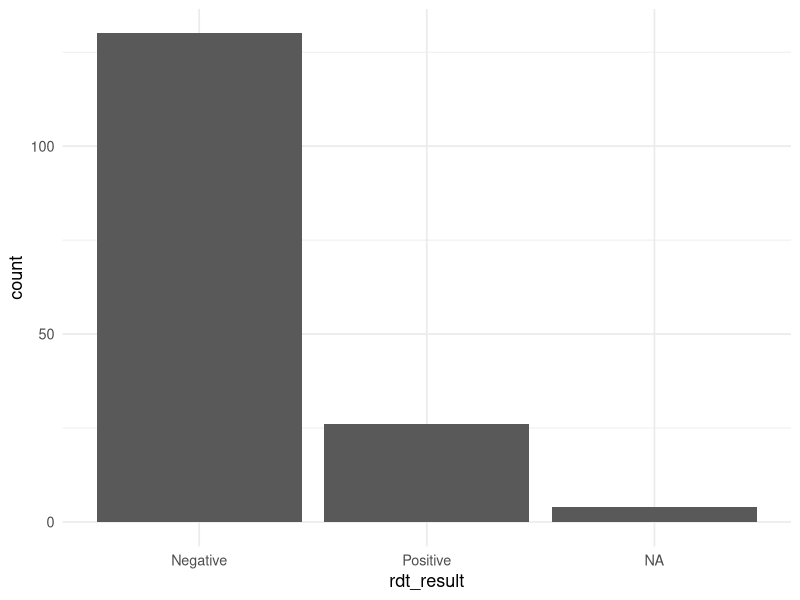
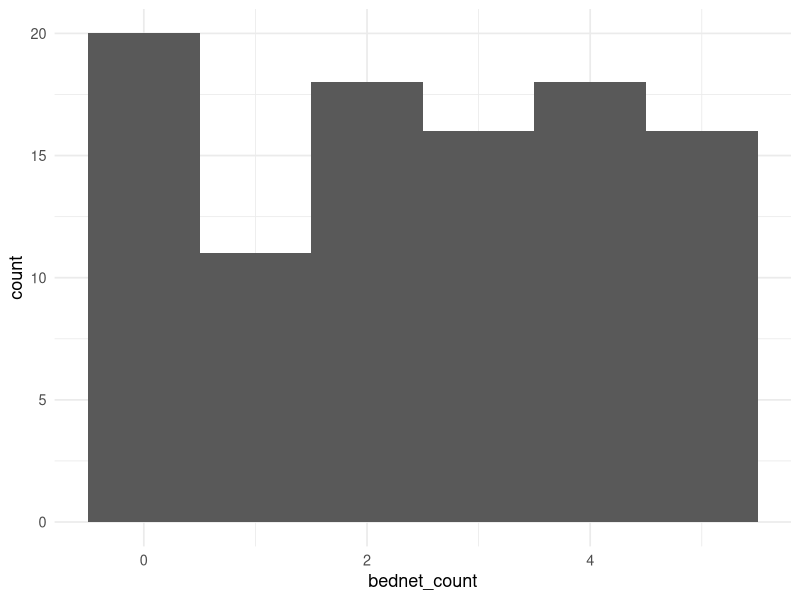
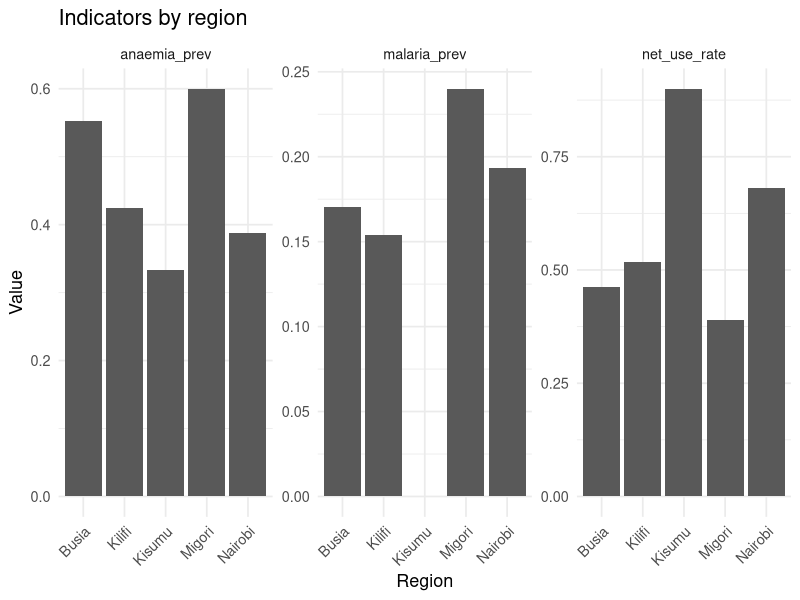

R code for these plots, in order:
## ---- chunk 1
#| label: setup
library(tidyverse)
theme_set(theme_minimal(base_size = 13))
## ---- chunk 2
#| label: load-data
households_raw <- read_csv("data/households_raw.csv", show_col_types = FALSE)
malaria_tests_raw <- read_csv("data/malaria_tests_raw.csv", show_col_types = FALSE)
clusters_raw <- read_csv("data/clusters_raw.csv", show_col_types = FALSE)
## ---- chunk 3
#| label: first-look
glimpse(households_raw)
glimpse(malaria_tests_raw)
glimpse(clusters_raw)
## ---- chunk 4
#| label: clean-names
households_1 <- households_raw |>
  rename_with(.fn = ~ .x |>
                str_to_lower() |>
                str_replace_all("[^a-z0-9]+", "_") |>
                str_replace_all("^_|_$", ""))

tests_1 <- malaria_tests_raw |>
  rename_with(.fn = ~ .x |>
                str_to_lower() |>
                str_replace_all("[^a-z0-9]+", "_") |>
                str_replace_all("^_|_$", ""))

clusters_1 <- clusters_raw |>
  rename_with(.fn = ~ .x |>
                str_to_lower() |>
                str_replace_all("[^a-z0-9]+", "_") |>
                str_replace_all("^_|_$", ""))

names(households_1)
names(tests_1)
names(clusters_1)
## ---- chunk 5
#| label: inspect-types
households_1 |> glimpse()
tests_1 |> glimpse()
## ---- chunk 6
#| label: recode-categories
households_2 <- households_1 |>
  mutate(
    residence_type = str_trim(str_to_title(residence_type)),
    residence_type = na_if(residence_type, ""),
    wealth_group = na_if(wealth_group, ""),
    wealth_group = na_if(wealth_group, "DK"),
    has_electricity = str_trim(str_to_lower(has_electricity)),
    has_electricity = case_when(
      has_electricity %in% c("yes") ~ "Yes",
      has_electricity %in% c("no") ~ "No",
      has_electricity %in% c("") ~ NA_character_,
      TRUE ~ NA_character_
    ),
    caregiver_sex = str_to_lower(caregiver_sex),
    caregiver_sex = case_when(
      caregiver_sex %in% c("female") ~ "Female",
      caregiver_sex %in% c("male") ~ "Male",
      caregiver_sex %in% c("99", "") ~ NA_character_,
      TRUE ~ NA_character_
    )
  )

tests_2 <- tests_1 |>
  mutate(
    sex = str_to_lower(sex),
    sex = case_when(
      sex %in% c("f", "female") ~ "Female",
      sex %in% c("m", "male") ~ "Male",
      sex %in% c("99", "") ~ NA_character_,
      TRUE ~ NA_character_
    ),
    rdt_result = str_to_lower(rdt_result),
    rdt_result = case_when(
      rdt_result %in% c("positive", "pos") ~ "Positive",
      rdt_result %in% c("negative", "neg") ~ "Negative",
      rdt_result %in% c("", "missing") ~ NA_character_,
      TRUE ~ NA_character_
    ),
    microscopy_result = str_to_lower(microscopy_result),
    microscopy_result = case_when(
      microscopy_result == "positive" ~ "Positive",
      microscopy_result == "negative" ~ "Negative",
      microscopy_result %in% c("", "not done") ~ NA_character_,
      TRUE ~ NA_character_
    ),
    slept_under_net = str_to_lower(slept_under_net),
    slept_under_net = case_when(
      slept_under_net %in% c("yes", "y") ~ "Yes",
      slept_under_net %in% c("no", "n") ~ "No",
      slept_under_net %in% c("", "99") ~ NA_character_,
      TRUE ~ NA_character_
    ),
    fever_last_2weeks = str_to_lower(fever_last_2weeks),
    fever_last_2weeks = case_when(
      fever_last_2weeks == "yes" ~ "Yes",
      fever_last_2weeks == "no" ~ "No",
      TRUE ~ NA_character_
    )
  )
## ---- chunk 7
#| label: to-factors
households_3 <- households_2 |>
  mutate(
    region_name = factor(region_name),
    residence_type = factor(residence_type),
    wealth_group = factor(
      wealth_group,
      levels = c("Poorest", "Poorer", "Middle", "Richer", "Richest")
    ),
    has_electricity = factor(has_electricity),
    caregiver_sex = factor(caregiver_sex)
  )

tests_3 <- tests_2 |>
  mutate(
    sex = factor(sex),
    rdt_result = factor(rdt_result, levels = c("Negative", "Positive")),
    microscopy_result = factor(microscopy_result, levels = c("Negative", "Positive")),
    slept_under_net = factor(slept_under_net),
    fever_last_2weeks = factor(fever_last_2weeks)
  )

glimpse(households_3)
glimpse(tests_3)
## ---- chunk 8
#| label: missing-summary
missing_summary <- function(df) {
  df |>
    summarise(across(
      everything(),
      ~ sum(is.na(.))
    )) |>
    pivot_longer(
      cols = everything(),
      names_to = "variable",
      values_to = "n_missing"
    ) |>
    arrange(desc(n_missing))
}

missing_summary(households_3)
missing_summary(tests_3)
## ---- chunk 9
#| label: fix-coded-missing
households_4 <- households_3 |>
  mutate(
    caregiver_age = na_if(caregiver_age, 99)
  )

missing_summary(households_4)
## ---- chunk 10
#| label: numeric-summary
households_4 |>
  summarise(
    min_age = min(caregiver_age, na.rm = TRUE),
    max_age = max(caregiver_age, na.rm = TRUE),
    min_hh_size = min(hh_size, na.rm = TRUE),
    max_hh_size = max(hh_size, na.rm = TRUE),
    min_nets = min(bednet_count, na.rm = TRUE),
    max_nets = max(bednet_count, na.rm = TRUE)
  )

tests_3 |>
  summarise(
    min_age_months = min(age_months, na.rm = TRUE),
    max_age_months = max(age_months, na.rm = TRUE),
    min_hb = min(hb_g_dl, na.rm = TRUE),
    max_hb = max(hb_g_dl, na.rm = TRUE)
  )
## ---- chunk 11
#| label: flag-outliers
households_flags <- households_4 |>
  mutate(
    caregiver_age_flag = caregiver_age < 15 | caregiver_age > 90,
    hh_size_flag = hh_size < 1 | hh_size > 15,
    bednet_count_flag = bednet_count > hh_size + 5
  )

tests_flags <- tests_3 |>
  mutate(
    child_age_flag = age_months < 0 | age_months > 59,
    hb_flag = hb_g_dl < 4 | hb_g_dl > 20
  )

households_flags |>
  filter(caregiver_age_flag | hh_size_flag | bednet_count_flag)

tests_flags |>
  filter(child_age_flag | hb_flag)
## ---- chunk 12
#| label: recode-outliers
households_5 <- households_flags |>
  mutate(
    caregiver_age = if_else(caregiver_age_flag, NA_real_, caregiver_age),
    hh_size = if_else(hh_size_flag, NA_real_, as.numeric(hh_size)),
    bednet_count = if_else(bednet_count_flag, NA_real_, as.numeric(bednet_count))
  ) |>
  select(-ends_with("_flag"))

tests_4 <- tests_flags |>
  mutate(
    age_months = if_else(child_age_flag, NA_real_, as.numeric(age_months)),
    hb_g_dl = if_else(hb_flag, NA_real_, hb_g_dl)
  ) |>
  select(-ends_with("_flag"))
## ---- chunk 13
#| label: skewed-distributions
tests_4 |>
  ggplot(aes(x = rdt_result)) +
  geom_bar()

households_5 |>
  ggplot(aes(x = bednet_count)) +
  geom_histogram(binwidth = 1)
## ---- chunk 14
#| label: check-keys
households_5 |>
  count(hh_id) |>
  summarise(
    n_households = n(),
    any_duplicate_hh_id = any(n > 1)
  )

clusters_1 |>
  count(cluster_id) |>
  summarise(
    n_clusters = n(),
    any_duplicate_cluster_id = any(n > 1)
  )
## ---- chunk 15
#| label: join-household-tests
child_level <- tests_4 |>
  left_join(
    households_5,
    by = "hh_id"
  )

glimpse(child_level)
## ---- chunk 16
#| label: join-clusters
child_level_full <- child_level |>
  left_join(
    clusters_1,
    by = c("cluster_id" = "cluster_id")
  )

glimpse(child_level_full)
## ---- chunk 17
#| label: check-join-success
child_level_full |>
  summarise(
    missing_region = sum(is.na(region_name)),
    missing_cluster_zone = sum(is.na(endemic_zone)),
    n_rows = n()
  )
## ---- chunk 18
#| label: create-analysis-vars
analysis_df <- child_level_full |>
  mutate(
    malaria_positive = case_when(
      rdt_result == "Positive" ~ 1,
      rdt_result == "Negative" ~ 0,
      TRUE ~ NA_real_
    ),
    net_use = case_when(
      slept_under_net == "Yes" ~ 1,
      slept_under_net == "No" ~ 0,
      TRUE ~ NA_real_
    ),
    fever_recent = case_when(
      fever_last_2weeks == "Yes" ~ 1,
      fever_last_2weeks == "No" ~ 0,
      TRUE ~ NA_real_
    ),
    anaemia = case_when(
      hb_g_dl < 11 ~ 1,
      hb_g_dl >= 11 ~ 0,
      TRUE ~ NA_real_
    )
  )

analysis_df |> glimpse()
## ---- chunk 19
#| label: simple-summaries
analysis_df |>
  group_by(region_name) |>
  summarise(
    n_children = n(),
    malaria_prev = mean(malaria_positive, na.rm = TRUE),
    net_use_rate = mean(net_use, na.rm = TRUE),
    anaemia_prev = mean(anaemia, na.rm = TRUE)
  ) |>
  arrange(desc(malaria_prev))
## ---- chunk 20
#| label: summary-by-wealth
analysis_df |>
  group_by(wealth_group) |>
  summarise(
    n_children = n(),
    malaria_prev = mean(malaria_positive, na.rm = TRUE),
    net_use_rate = mean(net_use, na.rm = TRUE)
  )
## ---- chunk 21
#| label: wide-summary
region_summary_wide <- analysis_df |>
  group_by(region_name) |>
  summarise(
    malaria_prev = mean(malaria_positive, na.rm = TRUE),
    net_use_rate = mean(net_use, na.rm = TRUE),
    anaemia_prev = mean(anaemia, na.rm = TRUE)
  )

region_summary_wide
## ---- chunk 22
#| label: long-summary
region_summary_long <- region_summary_wide |>
  pivot_longer(
    cols = c(malaria_prev, net_use_rate, anaemia_prev),
    names_to = "indicator",
    values_to = "value"
  )

region_summary_long
## ---- chunk 23
#| label: plot-long
region_summary_long |>
  ggplot(aes(x = region_name, y = value)) +
  geom_col() +
  facet_wrap(~ indicator, scales = "free_y") +
  labs(
    x = "Region",
    y = "Value",
    title = "Indicators by region"
  ) +
  theme(axis.text.x = element_text(angle = 45, hjust = 1))
## ---- chunk 24
#| label: long-to-wide
region_summary_long |>
  pivot_wider(
    names_from = indicator,
    values_from = value
  )
## ---- chunk 25
#| label: validate-columns
expected_cols_analysis <- c(
  "hh_id", "cluster_id", "region_name", "endemic_zone",
  "sex", "age_months", "rdt_result", "microscopy_result",
  "slept_under_net", "fever_last_2weeks", "hb_g_dl",
  "wealth_group", "hh_size", "bednet_count",
  "malaria_positive", "net_use"
)

missing_cols <- setdiff(expected_cols_analysis, names(analysis_df))

if (length(missing_cols) == 0) {
  message("Column check passed: all expected columns present.")
} else {
  warning("Missing columns: ", paste(missing_cols, collapse = ", "))
}
## ---- chunk 26
#| label: validate-keys
analysis_df |>
  summarise(
    missing_hh_id = sum(is.na(hh_id)),
    missing_cluster_id = sum(is.na(cluster_id))
  )
## ---- chunk 27
#| label: validate-types
analysis_df |>
  summarise(
    rdt_result_type = class(rdt_result),
    wealth_group_type = class(wealth_group),
    malaria_positive_type = class(malaria_positive),
    age_months_type = class(age_months)
  )
## ---- chunk 28
#| label: validate-rows
analysis_df |>
  summarise(
    n_rows = n(),
    n_with_rdt = sum(!is.na(rdt_result)),
    n_malaria_positive = sum(!is.na(malaria_positive)),
    pct_outcome_complete = mean(!is.na(malaria_positive)) * 100
  )
## ---- chunk 29
#| label: helper-clean-names
clean_names_simple <- function(df) {
  names(df) <- names(df) |>
    str_to_lower() |>
    str_replace_all("[^a-z0-9]+", "_") |>
    str_replace_all("^_|_$", "")
  df
}
## ---- chunk 30
#| label: compact-pipeline
households_clean <- households_raw |>
  clean_names_simple() |>
  mutate(
    residence_type = str_trim(str_to_title(residence_type)),
    residence_type = na_if(residence_type, ""),
    wealth_group = na_if(wealth_group, ""),
    wealth_group = na_if(wealth_group, "DK"),
    has_electricity = str_trim(str_to_lower(has_electricity)),
    has_electricity = case_when(
      has_electricity == "yes" ~ "Yes",
      has_electricity == "no" ~ "No",
      TRUE ~ NA_character_
    ),
    caregiver_sex = str_to_lower(caregiver_sex),
    caregiver_sex = case_when(
      caregiver_sex == "female" ~ "Female",
      caregiver_sex == "male" ~ "Male",
      TRUE ~ NA_character_
    ),
    caregiver_age = na_if(caregiver_age, 99),
    caregiver_age = if_else(caregiver_age < 15 | caregiver_age > 90, NA_real_, caregiver_age),
    hh_size = if_else(hh_size < 1 | hh_size > 15, NA_real_, as.numeric(hh_size)),
    bednet_count = if_else(bednet_count > hh_size + 5, NA_real_, as.numeric(bednet_count))
  )

tests_clean <- malaria_tests_raw |>
  clean_names_simple() |>
  mutate(
    sex = str_to_lower(sex),
    sex = case_when(
      sex %in% c("f", "female") ~ "Female",
      sex %in% c("m", "male") ~ "Male",
      TRUE ~ NA_character_
    ),
    rdt_result = str_to_lower(rdt_result),
    rdt_result = case_when(
      rdt_result %in% c("positive", "pos") ~ "Positive",
      rdt_result %in% c("negative", "neg") ~ "Negative",
      TRUE ~ NA_character_
    ),
    microscopy_result = str_to_lower(microscopy_result),
    microscopy_result = case_when(
      microscopy_result == "positive" ~ "Positive",
      microscopy_result == "negative" ~ "Negative",
      TRUE ~ NA_character_
    ),
    slept_under_net = str_to_lower(slept_under_net),
    slept_under_net = case_when(
      slept_under_net %in% c("yes", "y") ~ "Yes",
      slept_under_net %in% c("no", "n") ~ "No",
      TRUE ~ NA_character_
    ),
    fever_last_2weeks = str_to_lower(fever_last_2weeks),
    fever_last_2weeks = case_when(
      fever_last_2weeks == "yes" ~ "Yes",
      fever_last_2weeks == "no" ~ "No",
      TRUE ~ NA_character_
    ),
    age_months = if_else(age_months > 59, NA_real_, as.numeric(age_months)),
    hb_g_dl = if_else(hb_g_dl < 4 | hb_g_dl > 20, NA_real_, hb_g_dl)
  )

analysis_df_compact <- tests_clean |>
  left_join(households_clean, by = "hh_id") |>
  left_join(clusters_1, by = "cluster_id") |>
  mutate(
    malaria_positive = case_when(
      rdt_result == "Positive" ~ 1,
      rdt_result == "Negative" ~ 0,
      TRUE ~ NA_real_
    ),
    net_use = case_when(
      slept_under_net == "Yes" ~ 1,
      slept_under_net == "No" ~ 0,
      TRUE ~ NA_real_
    )
  )

analysis_df_compact |> glimpse()
